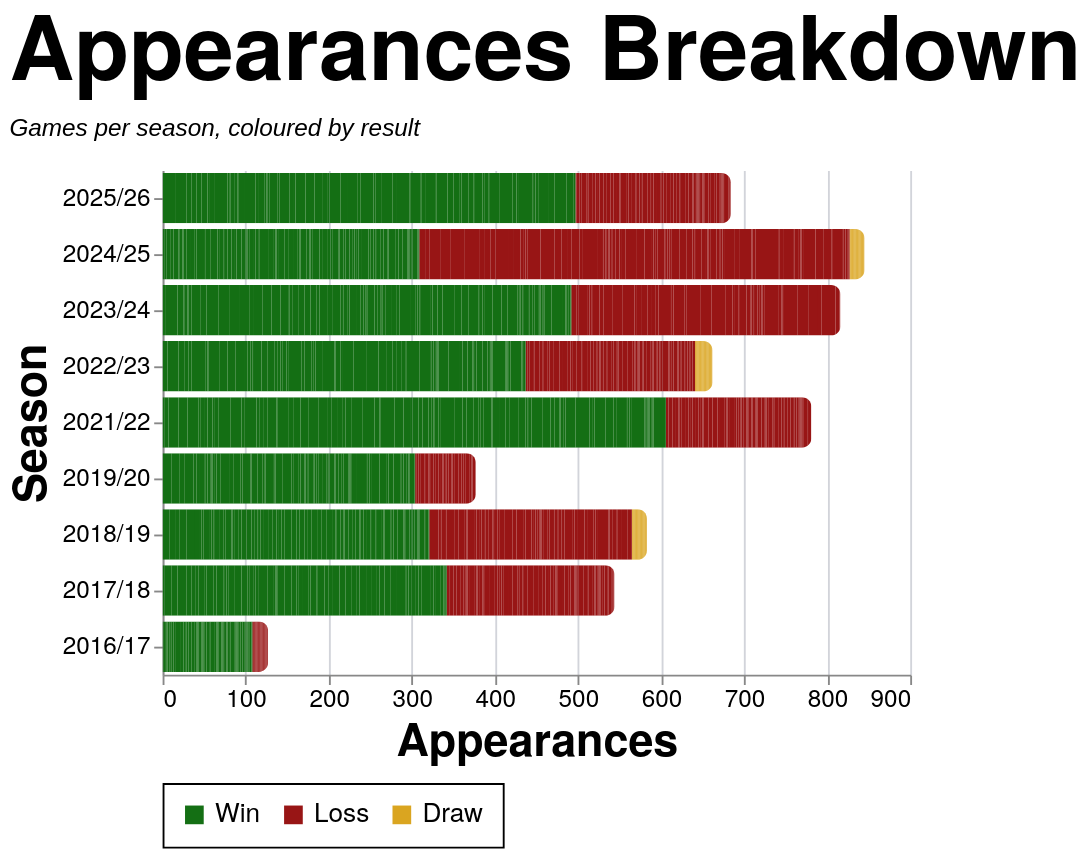

The specification (Vega-Lite) saved for this image:
### Vega-Lite specification from a JSON file in a GitHub repository (floating-point values rounded to 4 significant figures; data arrays with more than 128 entries replaced by an {"elided": "..."} marker saying what was removed)
{"config": {"axis": {"labelFont": "PT Sans Narrow, Helvetica Neue, Helvetica, Arial, sans-serif", "titleFont": "PT Sans Narrow, Helvetica Neue, Helvetica, Arial, sans-serif", "labelFontSize": 13, "titleFontSize": 24, "gridColor": "#202947", "gridOpacity": 0.2, "zindex": 1}, "text": {"font": "Lato, sans-serif"}, "bar": {"cornerRadiusEnd": 5}, "header": {"labelFont": "PT Sans Narrow, Helvetica Neue, Helvetica, Arial, sans-serif", "titleFont": "PT Sans Narrow, Helvetica Neue, Helvetica, Arial, sans-serif", "labelFontSize": 24, "titleFontSize": 28, "labelFontWeight": "bold", "orient": "left"}, "legend": {"labelFont": "PT Sans Narrow, Helvetica Neue, Helvetica, Arial, sans-serif", "titleFont": "PT Sans Narrow, Helvetica Neue, Helvetica, Arial, sans-serif", "labelFontSize": 14, "titleFontSize": 16, "titlePadding": 5, "fillColor": "white", "strokeColor": "black", "padding": 10, "titleFontWeight": "lighter", "titleFontStyle": "italic", "titleColor": "gray", "offset": 10}, "title": {"font": "PT Sans Narrow, Helvetica Neue, Helvetica, Arial, sans-serif", "fontSize": 48, "fontWeight": "bold", "anchor": "start", "align": "center", "titlePadding": 20, "subtitlePadding": 10, "subtitleFontSize": 13, "subtitleColor": "", "subtitleFontStyle": "italic", "offset": 15, "color": "black"}, "axisX": {"labelAngle": 0}, "facet": {"title": null, "header": null, "align": {"row": "each", "column": "each"}}, "resolve": {"scale": {"y": "independent", "facet": "independent"}}, "background": "transparent", "scale": {"offsetBandPaddingOuter": 0.2, "offsetBandPaddingInner": 0.1}, "view": {"stroke": null, "background": "transparent"}}, "data": {"name": "data-3a545e79b82b2e380af9e1876fc7acc5"}, "mark": {"type": "bar"}, "encoding": {"color": {"field": "color_value", "legend": {"orient": "bottom", "title": null}, "scale": {"domain": ["Win", "Loss", "Draw"], "range": ["#146f14", "#981515", "goldenrod"]}, "sort": {"field": "sum(apps)", "op": "sum", "order": "descending"}, "type": "nominal"}, "tooltip": [{"field": "player", "title": "Player", "type": "nominal"}, {"field": "season", "title": "Season", "type": "nominal"}, {"field": "color_value", "title": "Group", "type": "nominal"}, {"aggregate": "sum", "field": "apps", "title": "Appearances", "type": "quantitative"}], "x": {"aggregate": "sum", "field": "apps", "title": "Appearances", "type": "quantitative"}, "y": {"field": "season", "sort": {"field": "season_sort", "op": "max", "order": "descending"}, "title": "Season", "type": "nominal"}}, "height": {"step": 30}, "title": {"text": "Appearances Breakdown", "subtitle": "Games per season, coloured by result"}, "width": 400, "$schema": "https://vega.github.io/schema/vega-lite/v5.20.1.json", "datasets": {"data-3a545e79b82b2e380af9e1876fc7acc5": {"elided": "2502 records"}}}
